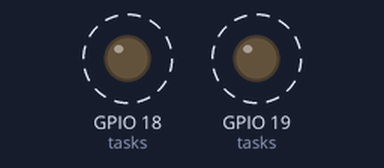
Simulated run of this sketch. Board: ESP32. Shown: output pins drawn as LEDs (lit = HIGH). Dashed ring = blinking. What the sketch prints to the serial monitor is not drawn.

Above: at 0.15 s.
Timing chart, 0 to 4.6 s (numbered marks = the images above):
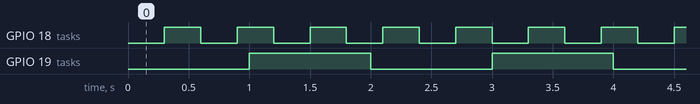

The sketch:

day_11_non_blocking_multitasking.ino
```cpp
// Day 11: Two independent non-blocking LED tasks.
// LEDs: GPIO 18 and GPIO 19, each with its own 220-330 ohm resistor.

struct BlinkTask {
  int pin;
  unsigned long interval;
  unsigned long lastChange;
  bool state;
};

BlinkTask tasks[] = {
  {18, 300, 0, false},
  {19, 1000, 0, false}
};
const int TASK_COUNT = sizeof(tasks) / sizeof(tasks[0]);

void updateBlinkTask(BlinkTask &task, unsigned long now) {
  if (now - task.lastChange >= task.interval) {
    task.lastChange = now;
    task.state = !task.state;
    digitalWrite(task.pin, task.state ? HIGH : LOW);
  }
}

void setup() {
  Serial.begin(115200);
  for (int i = 0; i < TASK_COUNT; i++) {
    pinMode(tasks[i].pin, OUTPUT);
    digitalWrite(tasks[i].pin, LOW);
    tasks[i].lastChange = millis();
  }
  Serial.println("Day 11 - two independent timed tasks");
}

void loop() {
  const unsigned long now = millis();

  for (int i = 0; i < TASK_COUNT; i++) {
    updateBlinkTask(tasks[i], now);
  }

  // The loop remains free for buttons, sensors and Serial work.
}
```

Measured:
- by itself, GPIO 18 (tasks): alternates HIGH for 0.30 s and LOW for 0.30 s
- by itself, GPIO 19 (tasks): alternates HIGH for 1.0 s and LOW for 1.0 s
- by itself, everything shown: repeats every 6.0 s, in 24 steps
